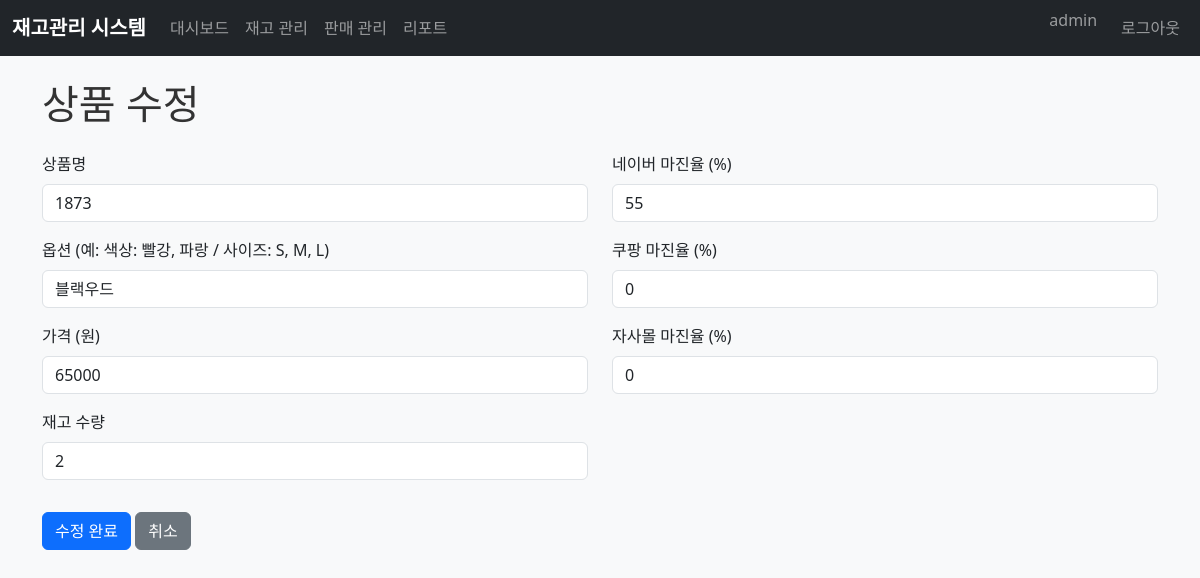
/product/edit/16 (signed in), run on the app's committed database.
### tables this page shows
CREATE TABLE users (
            id INTEGER PRIMARY KEY AUTOINCREMENT,
            username VARCHAR(50) UNIQUE NOT NULL,
            email VARCHAR(100) UNIQUE NOT NULL,
            password_hash VARCHAR(255) NOT NULL,
            is_admin BOOLEAN DEFAULT 0,
            created_at DATETIME DEFAULT CURRENT_TIMESTAMP
        );

CREATE TABLE products (
        id INTEGER PRIMARY KEY AUTOINCREMENT,
        name VARCHAR(100) NOT NULL,
        options TEXT,
        price DECIMAL(10,2) NOT NULL,
        margin_naver DECIMAL(5,2) NOT NULL,
        margin_coupang DECIMAL(5,2) NOT NULL,
        margin_self DECIMAL(5,2) NOT NULL,
        quantity INTEGER NOT NULL DEFAULT 0,
        created_at DATETIME DEFAULT CURRENT_TIMESTAMP,
        updated_at DATETIME DEFAULT CURRENT_TIMESTAMP
    );

### app.py (the view, shortened to what this page needs)
@app.route('/product/edit/<int:product_id>', methods=['GET', 'POST'])
@login_required
def edit_product(product_id):
    product = manager.get_product(product_id)
    if not product:
        return redirect(url_for('inventory_page'))
    return render_template('edit_product.html', product=product)

### app.py (called while the page is built)
@login_manager.user_loader
def load_user(user_id):
    return User.get_by_id(int(user_id))

### auth.py (called while the page is built)
    @staticmethod
    def get_by_id(user_id):
        conn = database.get_connection()
        cursor = conn.cursor()
        if hasattr(conn, 'server_version'):  # PostgreSQL
            cursor.execute('SELECT id, username, email, is_admin FROM users WHERE id = %s', (user_id,))
        else:  # SQLite
            cursor.execute('SELECT id, username, email, is_admin FROM users WHERE id = ?', (user_id,))
        user_data = cursor.fetchone()
        conn.close()
        if user_data:
            return User(user_data[0], user_data[1], user_data[2], user_data[3])
        return None

### database.py (called while the page is built)
def get_connection():
    return sqlite3.connect(DATABASE_NAME)

### database_cloud.py (called while the page is built)
def get_connection():
    if USE_POSTGRESQL:
        try:
            print(f"Attempting PostgreSQL connection to Supabase...")
            print(f"Database URL: {DATABASE_URL[:30]}...")  # URL 일부만 출력
            conn = psycopg2.connect(DATABASE_URL)
            print("✅ PostgreSQL connection successful!")
            return conn
        except Exception as e:
            print(f"❌ PostgreSQL connection failed: {str(e)}")
            print("📁 Using SQLite fallback")
            return sqlite3.connect('inventory.db')
    else:
        return sqlite3.connect('inventory.db')

### inventory.py (called while the page is built)
    def get_product(self, product_id: int) -> Optional[Dict]:
        conn = database.get_connection()
        cursor = conn.cursor()
        cursor.execute('''
            SELECT id, name, options, price, margin_naver, margin_coupang, margin_self, quantity,
                   created_at, updated_at
            FROM products
            WHERE id = ?
        ''', (product_id,))
        row = cursor.fetchone()
        conn.close()
        if row:
            return {
                'id': row[0],
                'name': row[1],
                'options': row[2],
                'price': row[3],
                'margin_naver': row[4],
                'margin_coupang': row[5],
                'margin_self': row[6],
                'quantity': row[7],
                'created_at': row[8],
                'updated_at': row[9]
            }
        return None

### templates/edit_product.html (shortened to what this page needs)
{% extends "base.html" %}
{% block content %}
<h1>상품 수정</h1>
<form method="post" action="/product/edit/{{ product.id }}" class="mt-4">
    <div class="row">
        <div class="col-md-6">
            <div class="mb-3">
                <label for="name" class="form-label">상품명</label>
                <input type="text" class="form-control" id="name" name="name" value="{{ product.name }}" required>
            </div>
            <div class="mb-3">
                <label for="options" class="form-label">옵션 (예: 색상: 빨강, 파랑 / 사이즈: S, M, L)</label>
                <input type="text" class="form-control" id="options" name="options" value="{{ product.options if product.options else '' }}" placeholder="옵션을 입력하세요 (선택사항)">
            </div>
            <div class="mb-3">
                <label for="price" class="form-label">가격 (원)</label>
                <input type="number" class="form-control" id="price" name="price" min="0" step="1" value="{{ product.price }}" required>
            </div>
            <div class="mb-3">
                <label for="quantity" class="form-label">재고 수량</label>
                <input type="number" class="form-control" id="quantity" name="quantity" min="0" value="{{ product.quantity }}" required>
            </div>
        </div>
        <div class="col-md-6">
            <div class="mb-3">
                <label for="margin_naver" class="form-label">네이버 마진율 (%)</label>
                <input type="number" class="form-control" id="margin_naver" name="margin_naver" min="0" max="100" step="0.1" value="{{ product.margin_naver }}" required>
            </div>
            <div class="mb-3">
                <label for="margin_coupang" class="form-label">쿠팡 마진율 (%)</label>
                <input type="number" class="form-control" id="margin_coupang" name="margin_coupang" min="0" max="100" step="0.1" value="{{ product.margin_coupang }}" required>
            </div>
            <div class="mb-3">
                <label for="margin_self" class="form-label">자사몰 마진율 (%)</label>
                <input type="number" class="form-control" id="margin_self" name="margin_self" min="0" max="100" step="0.1" value="{{ product.margin_self }}" required>
            </div>
        </div>
    </div>
    <div class="mt-3">
        <button type="submit" class="btn btn-primary">수정 완료</button>
        <a href="/inventory" class="btn btn-secondary">취소</a>
    </div>
</form>
{% endblock %}

### templates/base.html (shortened to what this page needs)
<!DOCTYPE html>
<html lang="ko">
<head>
    <link href="https://cdn.jsdelivr.net/npm/bootstrap@5.3.0/dist/css/bootstrap.min.css" rel="stylesheet">
    <link rel="stylesheet" href="{{ url_for('static', filename='css/style.css') }}">
</head>
<body>
    <nav class="navbar navbar-expand-lg navbar-dark bg-dark">
        <div class="container-fluid">
            <a class="navbar-brand" href="/">재고관리 시스템</a>
            <div class="collapse navbar-collapse" id="navbarNav">
                <ul class="navbar-nav">
                    <li class="nav-item">
                        <a class="nav-link" href="/">대시보드</a>
                    </li>
                    <li class="nav-item">
                        <a class="nav-link" href="/inventory">재고 관리</a>
                    </li>
                    <li class="nav-item">
                        <a class="nav-link" href="/sales">판매 관리</a>
                    </li>
                    <li class="nav-item">
                        <a class="nav-link" href="/reports">리포트</a>
                    </li>
                </ul>
                <ul class="navbar-nav ms-auto">
                    {% if current_user.is_authenticated %}
                    <li class="nav-item">
                        <span class="navbar-text me-3">{{ current_user.username }}</span>
                    </li>
                    <li class="nav-item">
                        <a class="nav-link" href="/logout">로그아웃</a>
                    </li>
                    {% endif %}
                </ul>
            </div>
        </div>
    </nav>
    <div class="container mt-4">
        {% block content %}{% endblock %}
    </div>
</body>
</html>

### static/css/style.css (style rules this page uses)
body { background-color: #f8f9fa; }
.navbar-brand { font-weight: bold; }
h1, h2, h3 { color: #333; margin-bottom: 20px; }

### data on the page
users: username "admin"
products: name "1873", options "블랙우드", price "65000", quantity "2", margin_naver "55", margin_coupang "0", margin_self "0"
